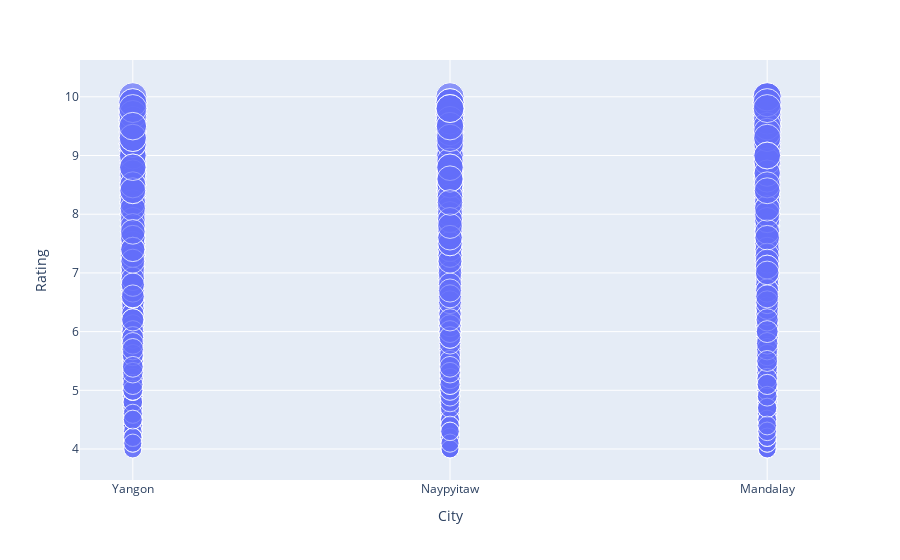

Write notebook code for a chart like this one.
### Code cell
fig=pe.scatter(dataa,x='City',y='Rating',size='Rating')
fig.show()

### Figure 1 — Plotly figure (JSON) as saved in the notebook; plotly's stock layout.template omitted (floating-point values rounded to 4 significant figures; data arrays with more than 128 entries replaced by an {"elided": "..."} marker saying what was removed)
{"data": [{"hovertemplate": "City=%{x}<br>Rating=%{marker.size}<extra></extra>", "legendgroup": "", "marker": {"color": "#636efa", "size": {"elided": "1000 float values"}, "sizemode": "area", "sizeref": 0.025, "symbol": "circle"}, "mode": "markers", "name": "", "orientation": "v", "showlegend": false, "type": "scatter", "x": {"elided": "1000 str values"}, "xaxis": "x", "y": {"elided": "1000 float values"}, "yaxis": "y"}], "layout": {"legend": {"itemsizing": "constant", "tracegroupgap": 0}, "margin": {"t": 60}, "xaxis": {"anchor": "y", "domain": [0, 1], "title": {"text": "City"}}, "yaxis": {"anchor": "x", "domain": [0, 1], "title": {"text": "Rating"}}}}
